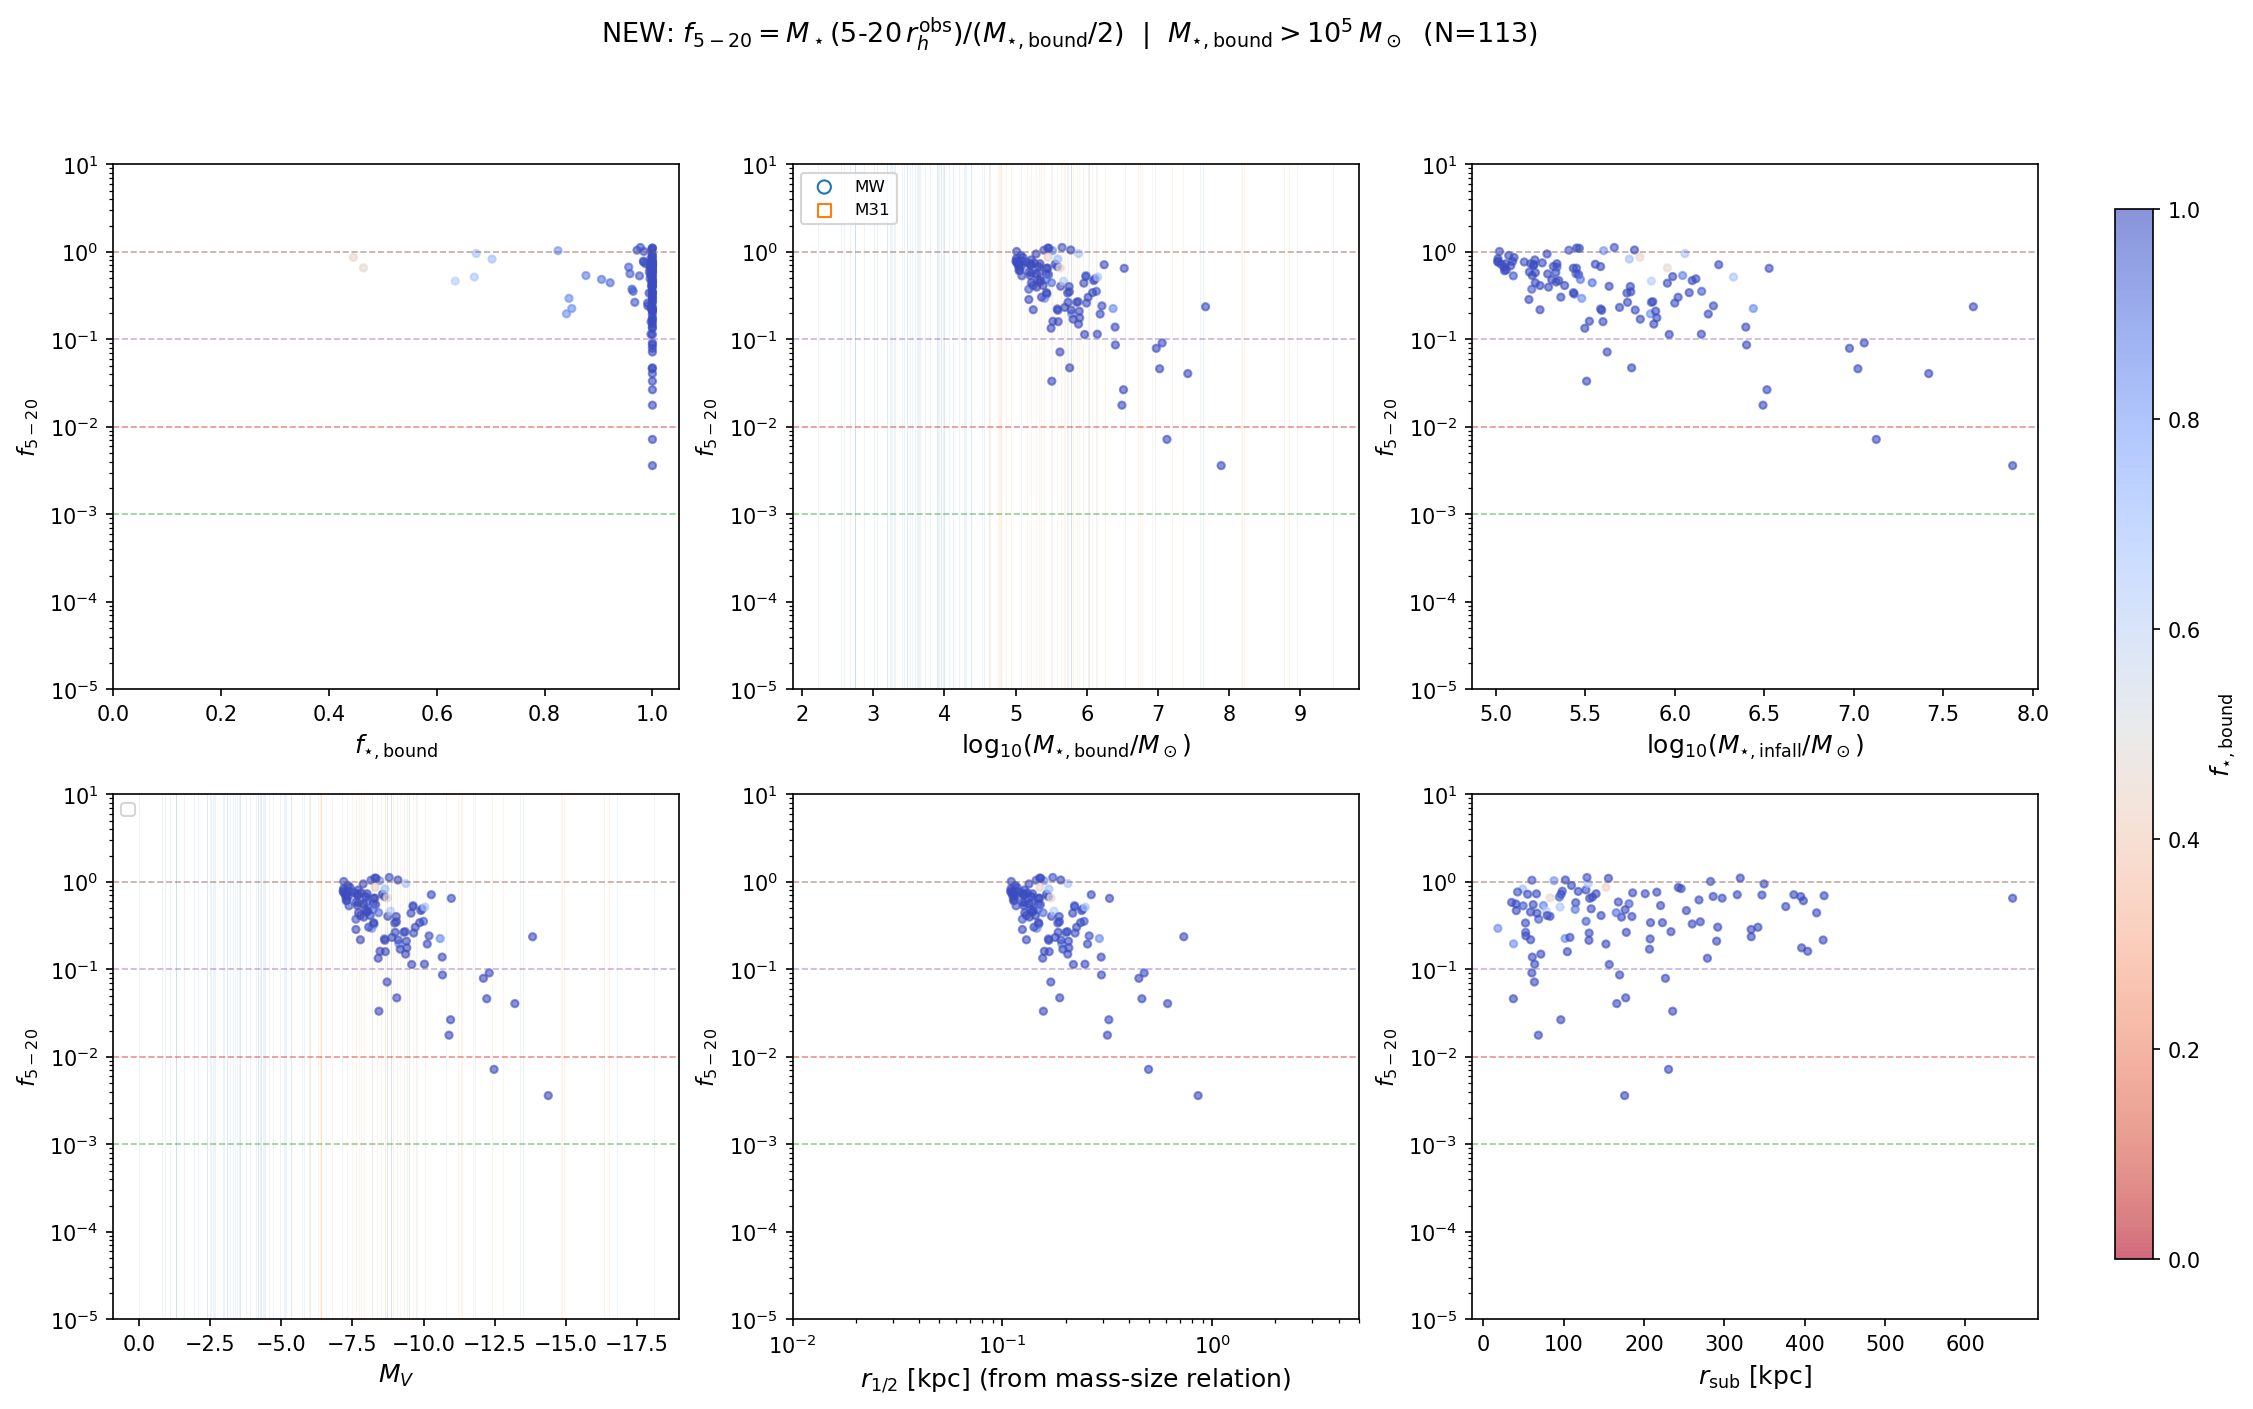

Python code for this plot:
#!/usr/bin/env python3
"""
Simulation debris fractions using NEW r_half (from mass-size relation)
and NEW fraction definition: f = M_star(5-20 rh) / (m_star_bound / 2).
"""

import numpy as np
import matplotlib.pyplot as plt
from astropy.table import Table
import os

OUTDIR = '/Users/tingli/Dropbox/claude_research/spec-s5-dwarf'

# ---- Load NEW simulation data ----
sats = np.load(os.path.join(OUTDIR, 'sat_arrs_ting_new.npy'))

# Mass cut: M_star_bound > 1e5
mass_cut = sats[:, 2] > 1e5
sats = sats[mass_cut]
print(f"Mass cut M_bound > 1e5: {mass_cut.sum()}/{len(mass_cut)} systems")

f_star_bound = sats[:, 0]
m_star_bound = sats[:, 2]
r_half_kpc = sats[:, 3]    # NEW: from mass-size relation
r_sub_kpc = sats[:, 13]

m_star_lt5 = sats[:, 10]   # SM_bins[2]: <5 rh (new rh)
m_star_lt20 = sats[:, 12]  # SM_bins[4]: <20 rh (new rh)

# NEW fraction: M_star(5-20 rh) / (m_star_bound / 2)
f_5_20 = (m_star_lt20 - m_star_lt5) / (m_star_bound / 2.0)

log_m_star = np.log10(m_star_bound)
m_star_infall = m_star_bound / f_star_bound
log_m_star_infall = np.log10(m_star_infall)
M_V_sim = 4.83 - 2.5 * np.log10(m_star_bound / 1.6)

# ---- Load MW and M31 data ----
mw = Table.read(os.path.join(OUTDIR, 'mw_satellites.csv'))
m31 = Table.read(os.path.join(OUTDIR, 'm31_satellites.csv'))

# ---- Figure: 2x3 panel ----
fig, axes = plt.subplots(2, 3, figsize=(17, 10))

cmap = plt.cm.coolwarm_r
scatter_kw = dict(s=12, alpha=0.6, c=f_star_bound, cmap=cmap, vmin=0, vmax=1, rasterized=True)

f_ref = [0.001, 0.01, 0.1, 1.0]
f_colors = ['C2', 'C3', 'C4', 'C5']

def add_flines(ax):
    for fv, fc in zip(f_ref, f_colors):
        ax.axhline(fv, color=fc, ls='--', alpha=0.5, lw=0.8)

def add_mw_m31_vlines(ax, col):
    for row in mw:
        ax.axvline(row[col], color='C0', alpha=0.08, lw=0.5)
    for row in m31:
        ax.axvline(row[col], color='C1', alpha=0.08, lw=0.5)

# Panel 1: f_5_20 vs f_star_bound
ax = axes[0, 0]
sc = ax.scatter(f_star_bound, f_5_20, **scatter_kw)
ax.set_xlabel(r'$f_{\star,\mathrm{bound}}$', fontsize=12)
ax.set_ylabel(r'$f_{5-20}$', fontsize=11)
ax.set_yscale('log')
ax.set_ylim(1e-5, 10)
ax.set_xlim(0, 1.05)
add_flines(ax)

# Panel 2: f_5_20 vs log(M_star_bound)
ax = axes[0, 1]
ax.scatter(log_m_star, f_5_20, **scatter_kw)
add_mw_m31_vlines(ax, 'mass_stellar')
ax.scatter([], [], s=40, marker='o', edgecolors='C0', facecolors='none', label='MW')
ax.scatter([], [], s=40, marker='s', edgecolors='C1', facecolors='none', label='M31')
ax.set_xlabel(r'$\log_{10}(M_{\star,\mathrm{bound}} / M_\odot)$', fontsize=12)
ax.set_ylabel(r'$f_{5-20}$', fontsize=11)
ax.set_yscale('log')
ax.set_ylim(1e-5, 10)
ax.legend(fontsize=8, loc='upper left')
add_flines(ax)

# Panel 3: f_5_20 vs log(M_star_infall)
ax = axes[0, 2]
ax.scatter(log_m_star_infall, f_5_20, **scatter_kw)
ax.set_xlabel(r'$\log_{10}(M_{\star,\mathrm{infall}} / M_\odot)$', fontsize=12)
ax.set_ylabel(r'$f_{5-20}$', fontsize=11)
ax.set_yscale('log')
ax.set_ylim(1e-5, 10)
add_flines(ax)

# Panel 4: f_5_20 vs M_V
ax = axes[1, 0]
ax.scatter(M_V_sim, f_5_20, **scatter_kw)
add_mw_m31_vlines(ax, 'M_V')
ax.set_xlabel(r'$M_V$', fontsize=12)
ax.set_ylabel(r'$f_{5-20}$', fontsize=11)
ax.set_yscale('log')
ax.set_ylim(1e-5, 10)
ax.invert_xaxis()
ax.legend(fontsize=8, loc='upper left')
add_flines(ax)

# Panel 5: f_5_20 vs r_half
ax = axes[1, 1]
ax.scatter(r_half_kpc, f_5_20, **scatter_kw)
ax.set_xlabel(r'$r_{1/2}$ [kpc] (from mass-size relation)', fontsize=12)
ax.set_ylabel(r'$f_{5-20}$', fontsize=11)
ax.set_yscale('log')
ax.set_xscale('log')
ax.set_ylim(1e-5, 10)
ax.set_xlim(0.01, 5.0)
add_flines(ax)

# Panel 6: f_5_20 vs distance from host
ax = axes[1, 2]
ax.scatter(r_sub_kpc, f_5_20, **scatter_kw)
ax.set_xlabel(r'$r_{\rm sub}$ [kpc]', fontsize=12)
ax.set_ylabel(r'$f_{5-20}$', fontsize=11)
ax.set_yscale('log')
ax.set_ylim(1e-5, 10)
add_flines(ax)

# Colorbar
fig.subplots_adjust(right=0.88)
cbar_ax = fig.add_axes([0.91, 0.15, 0.015, 0.7])
cbar = fig.colorbar(sc, cax=cbar_ax)
cbar.set_label(r'$f_{\star,\mathrm{bound}}$', fontsize=12)

fig.suptitle(r'NEW: $f_{5-20} = M_\star(5$-$20\,r_h^{\rm obs}) / (M_{\star,\mathrm{bound}}/2)$'
             r'  |  $M_{\star,\mathrm{bound}} > 10^5\,M_\odot$'
             f'  (N={len(sats)})',
             fontsize=13, y=0.98)
fig.savefig(os.path.join(OUTDIR, 'sim_debris_fraction_new.png'), dpi=150, bbox_inches='tight')
print("Saved sim_debris_fraction_new.png")

# ---- Print statistics ----
print("\n" + "=" * 60)
print("NEW fraction statistics by f_star_bound bins")
print("=" * 60)
bins = [(0.95, 1.01, 'Intact (f_bound > 0.95)'),
        (0.8, 0.95, 'Mildly stripped (0.8 < f_bound < 0.95)'),
        (0.5, 0.8, 'Moderately stripped (0.5 < f_bound < 0.8)'),
        (0.0, 0.5, 'Heavily stripped (f_bound < 0.5)')]

for lo, hi, label in bins:
    mask = (f_star_bound >= lo) & (f_star_bound < hi)
    n = np.sum(mask)
    if n > 0:
        f_vals = f_5_20[mask]
        print(f"\n{label}: N={n}")
        print(f"  f_5_20: median={np.median(f_vals):.4f}, "
              f"mean={np.mean(f_vals):.4f}, "
              f"16-84%=[{np.percentile(f_vals, 16):.5f}, {np.percentile(f_vals, 84):.4f}]")

print("\n" + "=" * 60)
print("NEW fraction statistics by log(M_star) bins")
print("=" * 60)
mbins = [(2, 4, 'UFDs (log M* = 2-4)'),
         (4, 6, 'Classical dwarfs (log M* = 4-6)'),
         (6, 8, 'Bright dwarfs (log M* = 6-8)')]

for lo, hi, label in mbins:
    mask = (log_m_star >= lo) & (log_m_star < hi)
    n = np.sum(mask)
    if n > 0:
        f_vals = f_5_20[mask]
        print(f"\n{label}: N={n}")
        print(f"  f_5_20: median={np.median(f_vals):.4f}, "
              f"mean={np.mean(f_vals):.4f}, "
              f"16-84%=[{np.percentile(f_vals, 16):.5f}, {np.percentile(f_vals, 84):.4f}]")
